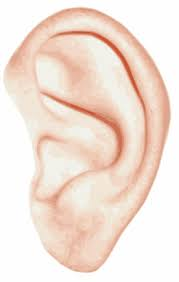
#> input picture ear.jpg, 179 x 282 px
$ python threshold_test.py
#> lines starting #> are read from the running program, lines starting #| are printed output that depends on the picture; after the words box and inside, x2 and y2 are one past the last pixel; in counts of white or black regions, pixels touching at a corner belong together
import numpy
import cv2
import os
import argparse

img = cv2.imread('ear.jpg')
#> img is the input picture: shape (282, 179, 3); mean B, G, R 216, 226.8, 243.7

cv2.namedWindow('Ear')
cv2.imshow('Ear', img)

#Find contours
imRay = cv2.cvtColor(img, cv2.COLOR_BGR2GRAY)
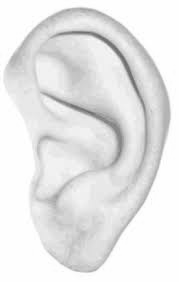
#> imRay: shape (282, 179); min 104, max 255, mean 230.6

ret,thresh = cv2.threshold(imRay,190, 255,cv2.THRESH_BINARY)
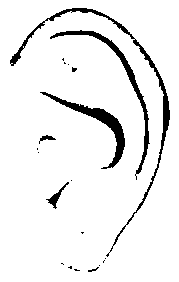
#> thresh: shape (282, 179); 93.2% white; 20 black regions (14 under 20 px), largest, box (x1, y1, x2, y2) and area: (10, 8, 170, 257) 1282, (40, 92, 125, 169) 952, (50, 30, 150, 180) 913, (46, 182, 69, 209) 135, (39, 135, 56, 144) 58, (88, 267, 99, 272) 21


cv2.imshow("Ear", thresh)
cv2.waitKey()

quit()
#> (the program exits here)
